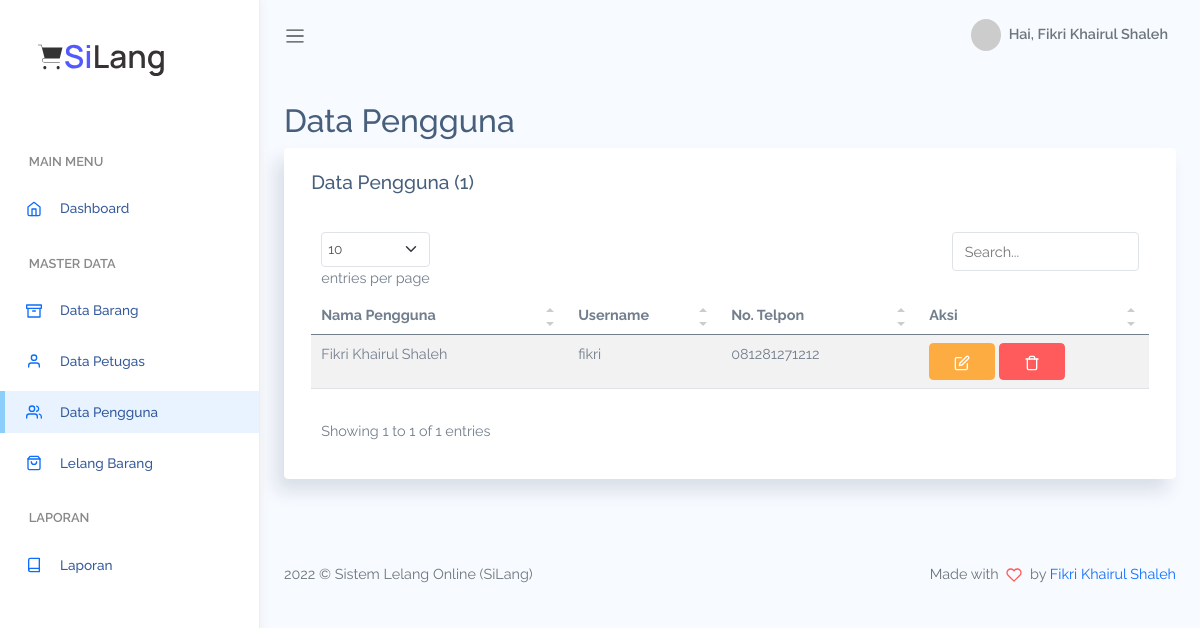
Screenshot of /pengguna (signed in) with the database file from the repository.
### tables this page shows
CREATE TABLE `tb_masyarakat` (
  `id_user` int(11) NOT NULL,
  `nama_lengkap` varchar(25) NOT NULL,
  `username` varchar(25) NOT NULL,
  `password` varchar(255) NOT NULL,
  `telp` varchar(25) NOT NULL
);

### app/core/Controller.php (called while the page is built, shortened)
<?php
class Controller{
    public function view($view, $data = [])
    {
        require_once '../app/views/' . $view . '.php';
    }
    public function model($model)
    {
        return new $model;
    }
}

### app/controllers/Pengguna.php (called while the page is built, shortened)
<?php
class Pengguna extends Controller
{
    public function index()
    {
        $data['dataPengguna'] = $this->model('M_user')->getDataPengguna();
        $data['title'] = 'Data Pengguna';
        $data['dataTable'] = true;
        $this->view('page/backend/pengguna/index', $data);
    }
}

### app/core/App.php (called while the page is built, shortened)
<?php
class App{
    protected $method = 'index';
    protected $params = [];
    public function __construct()
    {
        $this->controller = new $this->controller;
        call_user_func_array([$this->controller, $this->method], $this->params);
    }
}

### public/index.php (called while the page is built, shortened)
<?php
$app = new App;

### app/core/Database.php (called while the page is built, shortened)
<?php
class Database{
    private $host = DB_HOST;
    private $user = DB_USER;
    private $pass = DB_PASS;
    private $dbnm = DB_NAME;
    private $dbh;
    private $stmt;
    public function __construct()
    {
        $dsn = 'mysql:host='. $this->host .';dbname='. $this->dbnm;
        $option = [
            PDO::ATTR_PERSISTENT => true,
            PDO::ATTR_ERRMODE => PDO::ERRMODE_EXCEPTION
        ];
        try{
            $this->dbh = new PDO($dsn,$this->user,$this->pass, $option);
        }catch(PDOException $e){
            die($e->getMessage());
        }
    }
    public function query($query)
    {
        $this->stmt = $this->dbh->prepare($query);
    }
    public function execute()
    {
        $this->stmt->execute();
    }
    public function resultSet()
    {
        $this->execute();
        return $this->stmt->fetchAll(PDO::FETCH_ASSOC);
    }
}

### app/models/M_user.php (called while the page is built, shortened)
<?php
class M_user {
    private $tableUser = "tb_masyarakat";
    private $db;
    public function __construct()
    {
        $this->db = new Database;
    }
    public function getDataPengguna()
    {
        $this->db->query("SELECT * FROM $this->tableUser");
        return $this->db->resultSet();
    }
}

### app/views/page/backend/pengguna/index.php (the view, shortened to what this page needs)
<div class="main-content container-fluid">
<div class="page-title">
    <div class="row">
        <div class="col-12 col-md-6 order-md-1 order-last">
            <h3><?= $data['title'] ?></h3>
        </div>
    </div>
</div>
<section class="section">
    <div class="card">
        <div class="card-header">
            <h4 class="card-title">
                <?= $data['title'] .' ('. count($data['dataPengguna']).')' ?>
            </h4>
        </div>
        <div class="card-body">
        <div class="table-responsive">
            <table class='table table-striped' id="table1">
                <thead>
                    <tr>
                        <th>Nama Pengguna</th>
                        <th>Username</th>
                        <th>No. Telpon</th>
                        <th>Aksi</th>
                    </tr>
                </thead>
                <tbody>
                    <?php
                    foreach($data['dataPengguna'] as $dp) : ?>
                      <tr>
                        <td><?= $dp['nama_lengkap'] ?></td>
                        <td><?= $dp['username'] ?></td>
                        <td><?= $dp['telp'] ?></td>
                        <td>
                            <a href="<?= BASE_URL ?>/pengguna/edit/<?= $dp['id_user'] ?>" class="btn btn-warning"><i data-feather="edit"></i></a>
                            <button class="btn btn-danger delete-confirm" data-action="<?= BASE_URL ?>/pengguna/delete" data-id="<?= $dp['id_user'] ?>"><i data-feather="trash"></i></button>
                        </td>
                    </tr>
                    <?php
                    endforeach;
                    ?>
                </tbody>
            </table>
            </div>
        </div>
    </div>
</section>
</div>

### public/assets/css/app.css (style rules this page uses)
* { font-family:Raleway }
#main .main-content { padding:2rem 1.5rem }
#main .main-content .page-title h3 { font-size:2rem }
a { text-decoration:none }
a,button { outline:0 }
.feather,i { font-size:14px;height:1rem }
.btn i,.btn svg { width:16px;height:16px }
.btn.btn-danger,.btn.btn-dark,.btn.btn-info,.btn.btn-light,.btn.btn-link,.btn.btn-primary,.btn.btn-secondary,.btn.btn-success,.btn.btn-warning { color:#fff }
.card { box-shadow:-8px 12px 18px 0 rgba(25,42,70,.13);margin-bottom:2.2rem }
.card .card-header { border:none }
.card .card-header h4 { font-size:1.2rem }
.card .card-header~.card-body { padding-top:0 }
.card .card-title { font-size:1.2rem }
.card .card-body { padding:1.4rem 1.7rem }
.dataTable-table td,.dataTable-table thead th,.table td,.table thead th { vertical-align:middle }
.dataTable-table thead th,.table thead th { border-bottom:2px solid #475f7b }

### rows the page displays
tb_masyarakat: nama_lengkap "Fikri Khairul Shaleh", username "fikri", telp "081281271212"

### other values shown
$nama "Fikri Khairul Shaleh"
$data['title'] "Data Pengguna"
count($data['dataPengguna']) "1"
APP_NAME "Sistem Lelang Online (SiLang)"
AUTHOR "Fikri Khairul Shaleh"
